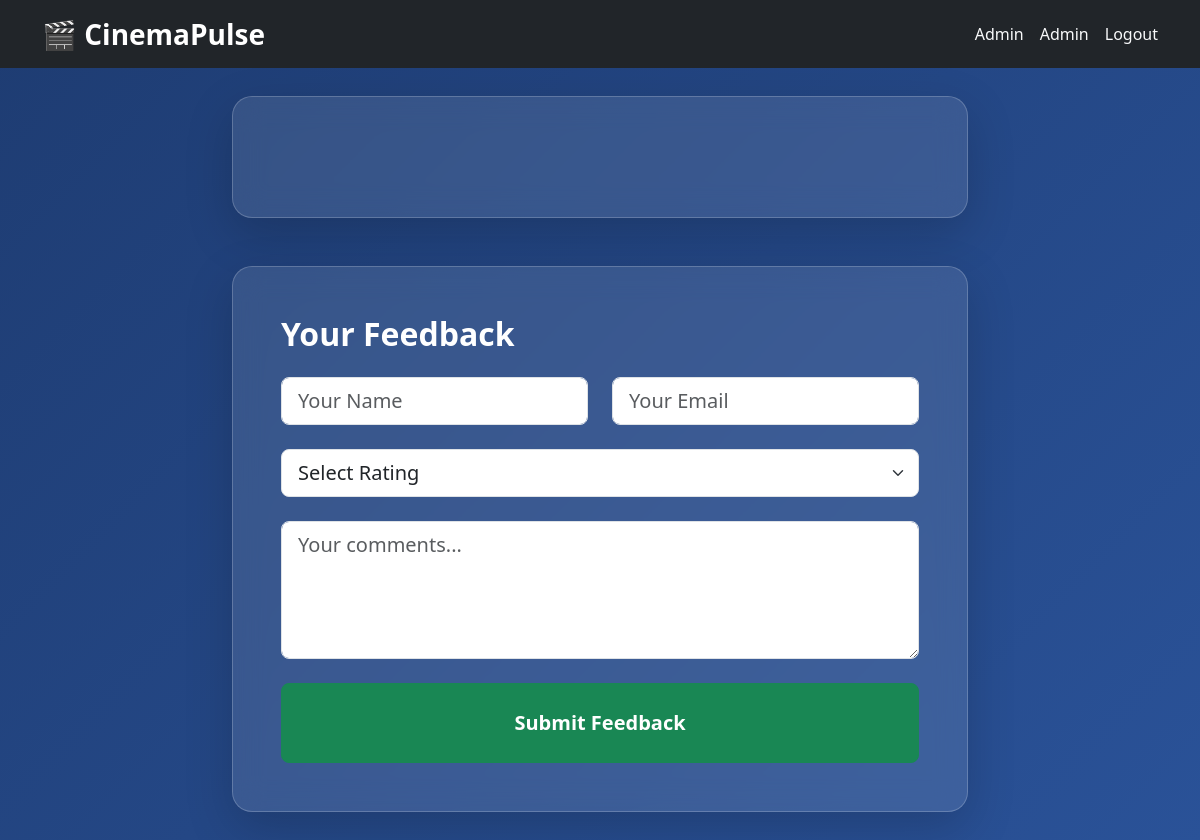
Page /feedback/15 (signed in) on the earlier database version.
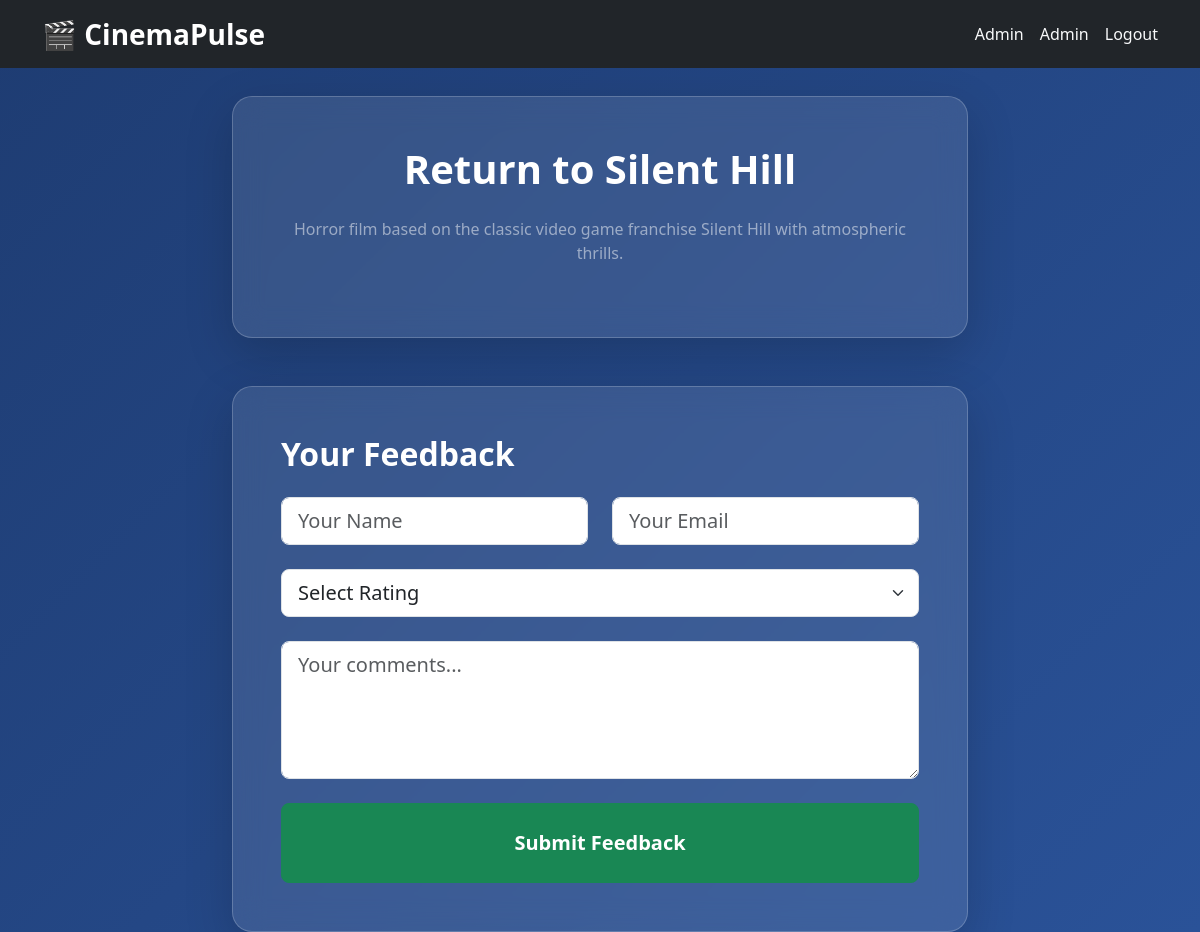
Same page on the later database version.
### tables this page shows
CREATE TABLE movies (
        id INTEGER PRIMARY KEY AUTOINCREMENT,
        title TEXT NOT NULL,
        description TEXT,
        average_rating REAL DEFAULT 0.0,
        total_reviews INTEGER DEFAULT 0
    );

### app.py (the view, shortened to what this page needs)
@app.route('/feedback/<int:movie_id>', methods=['GET', 'POST'])
def feedback(movie_id):
    if 'user_id' not in session: return redirect(url_for('login'))
    conn = get_db()
    movie = conn.execute('SELECT * FROM movies WHERE id=?', (movie_id,)).fetchone()
    conn.close()
    return render_template('feedback.html', movie=movie)

### app.py (called while the page is built)
def get_db():
    conn = sqlite3.connect('cinemapulse.db')
    conn.row_factory = sqlite3.Row
    return conn

### templates/feedback.html (shortened to what this page needs)
{% extends "base.html" %}
{% block content %}
<div class="row">
    <div class="col-lg-8 mx-auto">
        <div class="glass-effect p-5 shadow-lg mb-5 text-center">
            <h1 class="text-white fw-bold mb-4">{{ movie.title }}</h1>
            <p class="text-white-50 mb-4">{{ movie.description }}</p>
        </div>
        <div class="glass-effect p-5 shadow-lg">
            <h2 class="text-white fw-bold mb-4">Your Feedback</h2>
            <form method="POST">
                <div class="row g-4">
                    <div class="col-md-6">
                        <input type="text" name="username" class="form-control form-control-lg" placeholder="Your Name" required>
                    </div>
                    <div class="col-md-6">
                        <input type="email" name="email" class="form-control form-control-lg" placeholder="Your Email" required>
                    </div>
                    <div class="col-12">
                        <select name="rating" class="form-select form-select-lg" required>
                            <option value="">Select Rating</option>
                        </select>
                    </div>
                    <div class="col-12">
                        <textarea name="comments" class="form-control form-control-lg" rows="4" placeholder="Your comments..."></textarea>
                    </div>
                    <div class="col-12">
                        <button type="submit" class="btn btn-success btn-lg w-100 py-4 fs-5 fw-bold">Submit Feedback</button>
                    </div>
                </div>
            </form>
        </div>
    </div>
</div>
{% endblock %}

Differences in the rows shown:
added movies: title "Return to Silent Hill", description "Horror film based on the classic video game franchise Silent Hill with atmospheric thrills."
